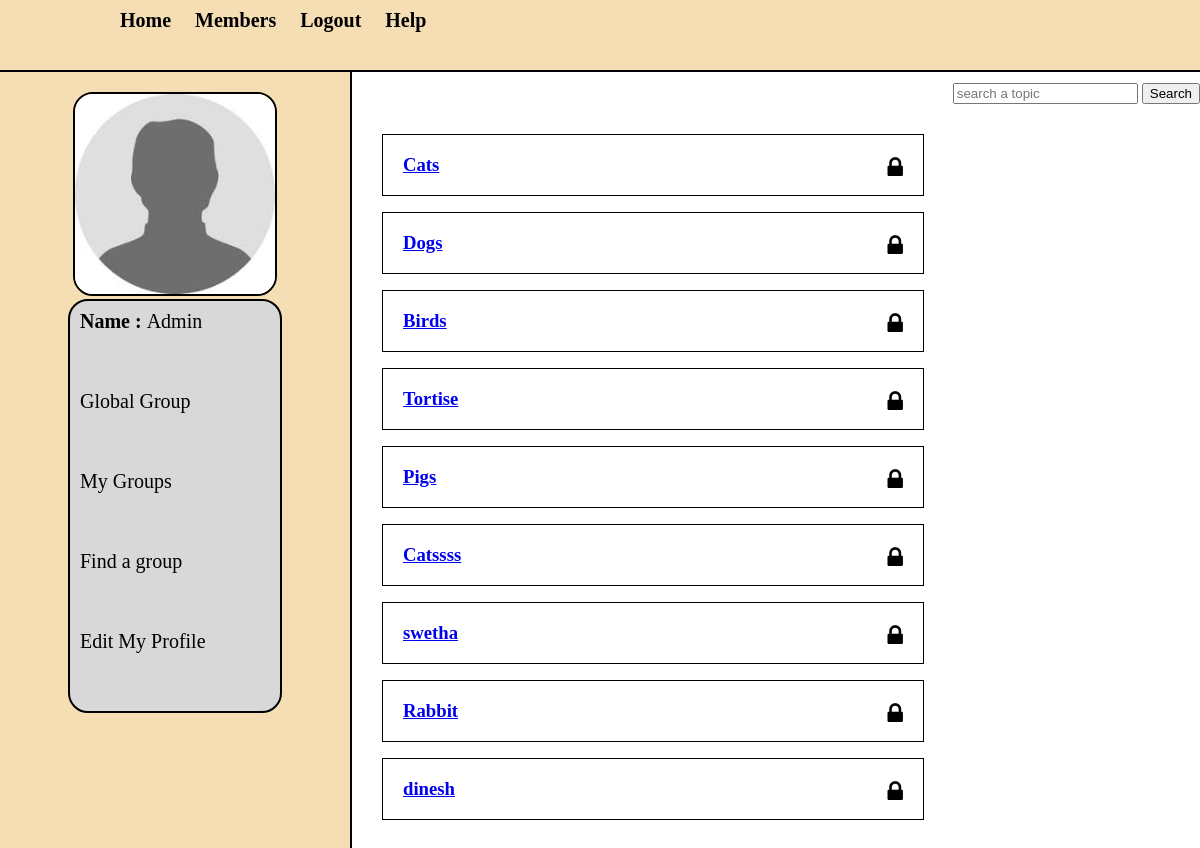
/my_groups.php (signed in), run on the app's committed database.
### tables this page shows
CREATE TABLE `users` (
  `users_id` int(255) NOT NULL,
  `first_name` varchar(255) NOT NULL,
  `last_name` varchar(255) NOT NULL,
  `email` varchar(255) NOT NULL,
  `password` varchar(255) NOT NULL,
  `user_image` varchar(256) NOT NULL,
  `status` text NOT NULL
);

CREATE TABLE `topics` (
  `topic_id` int(11) NOT NULL,
  `topic_title` text NOT NULL,
  `choose` varchar(255) NOT NULL
);

CREATE TABLE `user_group` (
  `id` int(11) NOT NULL,
  `users_id` int(11) NOT NULL,
  `topic_id` int(11) NOT NULL
);

### session.php (the view, shortened to what this page needs)
<?php
	$connection=mysqli_connect("localhost","admin","monarchs","pet_finder") or die("Connection Failed");
        ?>
<?php
function get_my_groups($users_id){
    global $connection;
    $get_groups="select topic_id from user_group where users_id = '$users_id'";
    $run_groups = mysqli_query($connection,$get_groups);
    while($row_groups = mysqli_fetch_array($run_groups,MYSQLI_ASSOC) ){
        $topic_id = $row_groups['topic_id'];
        $get_topic_name="select topic_title from topics where topic_id = '$topic_id'";
        $run_get_topic_name =mysqli_query($connection,$get_topic_name);
        while($row_topic_name=mysqli_fetch_array($run_get_topic_name,MYSQLI_ASSOC) ){
        $topic_title = $row_topic_name['topic_title'];
        echo "<div id='groups'>
        <h3><a href='group_profile.php?topic_id=$topic_id&topic_name=$topic_title'> $topic_title          </a>";
            if ($users_id== 21){
                if(archive($topic_id)== true){
            echo " <i class='fa fa-key arch' data-id='$topic_id' style='font-size:24px; color:black; float:right;'></i>";
                }
                else{
                  echo "<i class='fa fa-lock arch' data-id='$topic_id' style='font-size:24px; color:black; float:right;'> </i>";
                }
        }
       echo "</h3></div></br>";
        }
        }
}
         ?>
<?php
function archive($topic_id)
{
    global $connection;
    $sql = "SELECT * FROM archive_info WHERE topic_id=$topic_id AND archive_action='archive'";
  $result = mysqli_query($connection,$sql);
   if (mysqli_num_rows($result) > 0) {
    return true;
  }
  else{
    return false;
  }
}
        ?>

### my_groups.php (shortened to what this page needs)
<?php
include "session.php";
?>
<!DOCTYPE html>
<html>
<head>
    <link rel= "stylesheet" href="style/home_style.css" media ="all"/>
  <link rel="stylesheet" href="https://cdnjs.cloudflare.com/ajax/libs/font-awesome/4.7.0/css/font-awesome.min.css">
    </head>
<body>
    <div class='container'>
        <div id= "head_wrap">
            <div id="header">
                <ul id="menu">
                <li><a href="home.php">Home</a></li>
                <li><a href="members.php">Members</a></li>
                <li><a href="logout.php">Logout</a></li>
                    <li><a href="help.php">Help</a></li>
                </ul>
            </div>
        </div>
                <form method="get" action="results.php" id="form1">
                <input type = "text" name = "user_query" placeholder = "search a topic"/>
                <input type = "submit" name = "search" value="Search">
                </form>
        <div class = "content">
            <div id= "user_timeline">
                <div id="user_details">
                    <?php
                    $user = $_SESSION['email'];
                    $get_user = "select * from users where email = '$user'";
                    $run_user = mysqli_query($connection,$get_user);
                    $row=mysqli_fetch_array($run_user);
                    $users_id = $row['users_id'];
                    $last_name = $row['last_name'];
                    $user_image=$row['user_image'];
                    echo "
                    <center><img src='user/user_images/$user_image' width='200' height='200'/></center>
                    <div id='user_mention'>
                     <p><strong><a href='my_profile.php'>Name : </strong> $last_name </a> </p>
                    <p><a href='my_global.php'> Global Group </a> </p>
                    <p><a href='my_groups.php'> My Groups</a> </p>
                     <p><a href='my_findgroup.php'> Find a group</a> </p>
                     <p><a href='my_editprofile.php'> Edit My Profile </a> </p>
                    </div>";
                    ?>
                </div>
            </div>
                    <div id= "content_timeline">
                     <br>
                     <br>
                    <?php get_my_groups($users_id); ?>
            </div>
        </div>
    </div>
</body>
</html>

### style/home_style.css (style rules this page uses)
html, body, div, span, applet, object, iframe, h1, h2, h3, h4, h5, h6, p, blockquote, pre, a, abbr, acronym, address, big, cite, code, del, dfn, em, img, ins, kbd, q, s, samp, small, strike, strong, sub, sup, tt, var, b, u, i, center, dl, dt, dd, ol, ul, li, fieldset, form, label, legend, table, caption, tbody, tfoot, thead, tr, th, td, article, aside, canvas, details, embed, figure, figcaption, footer, header, hgroup, menu, nav, output, ruby, section, summary, time, mark, audio, video { margin: 0; padding: 0; border: 0; }
body { line-height: 1; background-color: white; }
.container { overflow: hidden; margin:0; padding: 0; }
#head_wrap { width:100%; height: 50px; margin: 0 auto; padding: 10px; border-bottom: 2px solid black; background: wheat; }
#header { margin: 0 auto; width: 1000px; height: 10px; }
#menu { line-height: :35px; padding: 0; margin: 0; float: left; }
#menu li { display: inline; list-style: none; }
#menu a { margin:5px; padding : 5px; text-decoration: none; color: black; font-size: 20px; font-weight: bold; }
#form1 { float: right; line-height: 35px; padding-top: 3px; }
.content { width:10000px; margin: 0 auto; }
#user_timeline { background: wheat; width:350px; float: left; height: 900px; border-right: 2px solid black; }
#user_details { padding:20px; margin-bottom: 10px; }
#user_details img { border:2px solid black; border-radius: 20px; }
#user_details p { margin-bottom:50px; padding: 5px; }
#user_details a { color: black; font-size: 20px; text-decoration: none; }
#user_mention { background: #D8D8D8; border:2px solid black; border-radius: 20px; width: 200px; margin: 0 auto; padding: 5px; }
#content_timeline { float: left; width: 280px; padding: 30px; }
#groups { width: 500px; background: : wheat; padding: 20px; line-height: 20px; border:1px solid black; text-align: justify; }
.fa { font-size: 1.2em; }
i { color: blue; }

### data on the page
users: user_image (placeholder picture), last_name "Admin"
topics: topic_title "Cats"
topics: topic_title "Dogs"
topics: topic_title "Birds"
topics: topic_title "Tortise"
topics: topic_title "Pigs"
topics: topic_title "Catssss"
topics: topic_title "swetha"
topics: topic_title "Rabbit"
topics: topic_title "dinesh"
